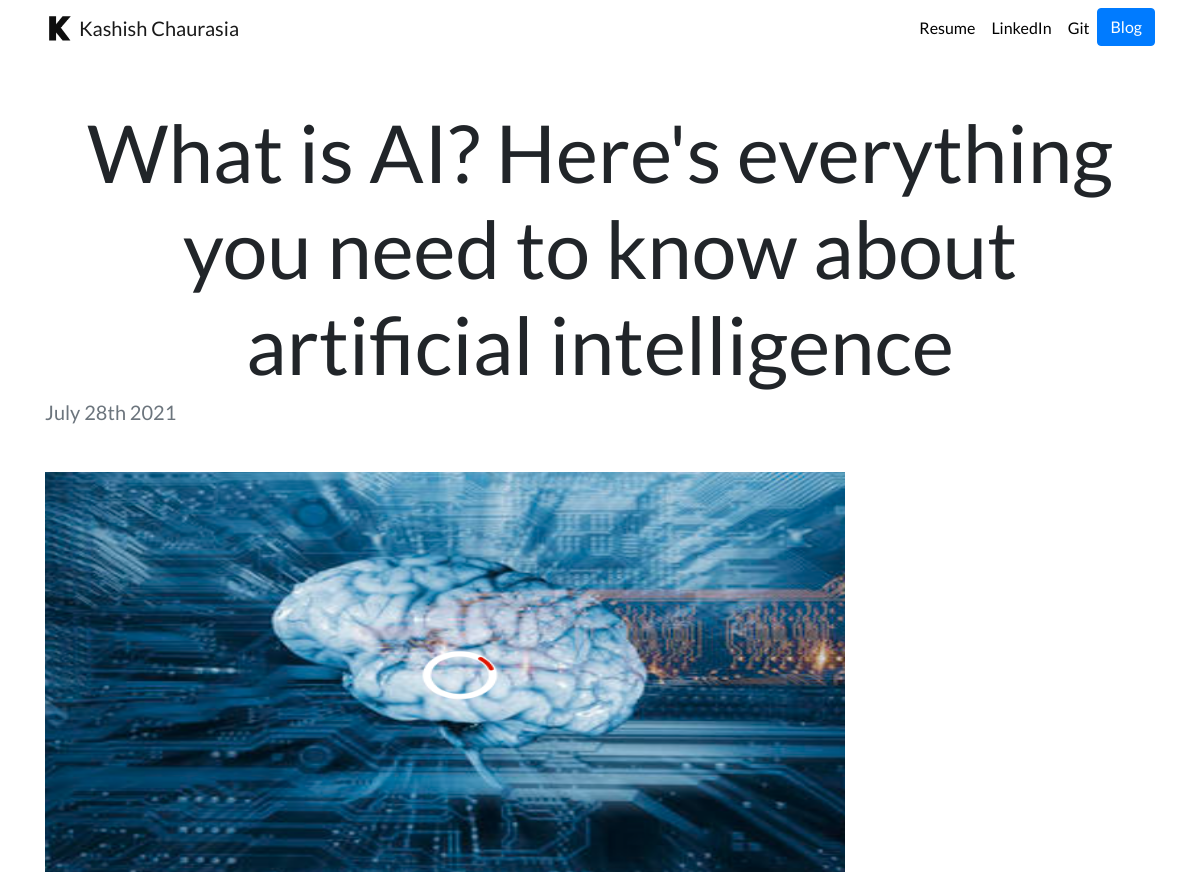
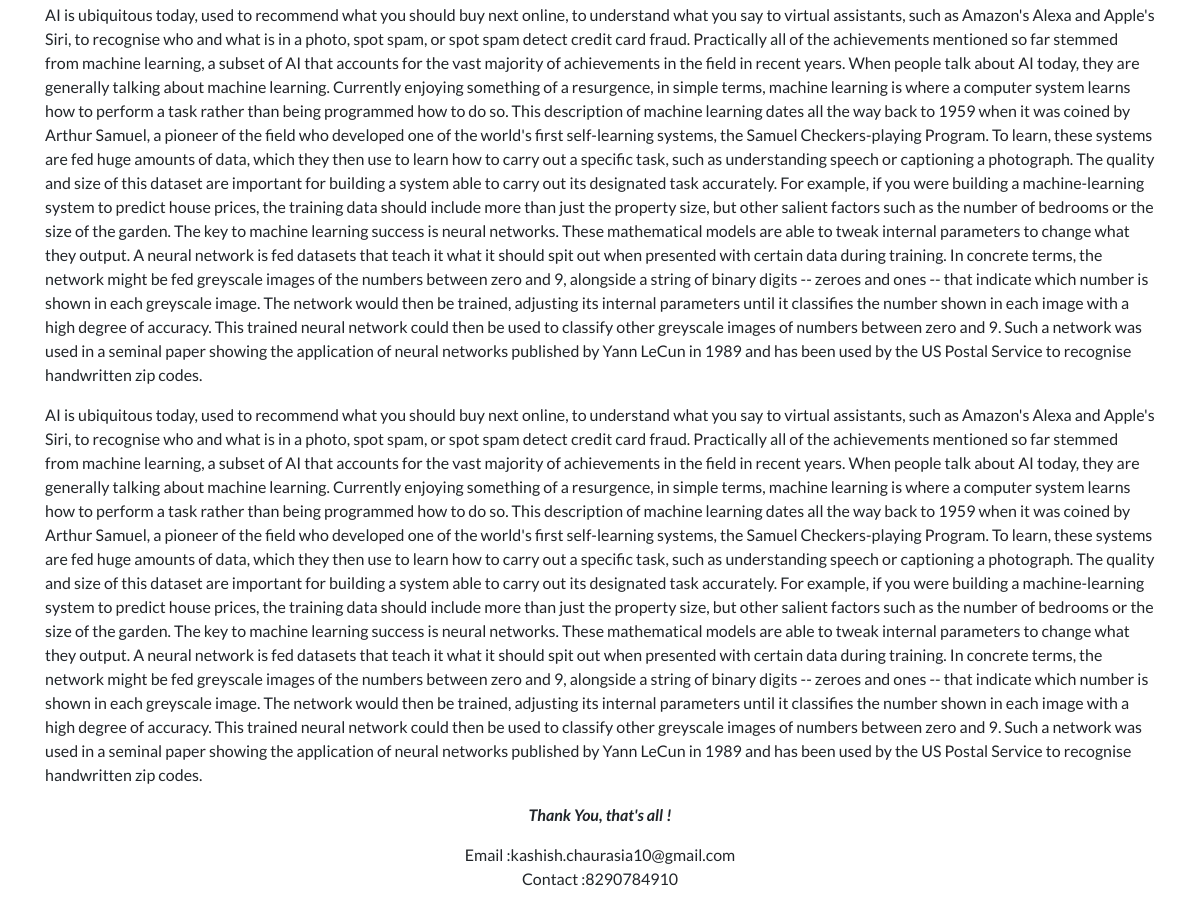
The page /blog/1 on the database its author committed (2 pictures, top to bottom).
### blog/models.py (models this page shows, shortened)
class Blog(models.Model):
    title = models.CharField(max_length=300)
    description = models.TextField()
    image = models.ImageField(upload_to='blog/images/')
    date = models.DateField()

### blog/views.py (the view)
# urls.py: path('<int:blog_id>', views.detail, name='detail'),
def detail(request, blog_id):
    blog = get_object_or_404(Blog, pk=blog_id)
    return render(request, 'blog/detail.html', {'blog': blog})

### blog/templates/blog/detail.html (shortened to what this page needs)
{% extends 'portfolio/base.html' %}
{% block content %}
<h2 class="text-center mt-5" id="blogdetailtitle">{{ blog.title }}</h2>
<h5 class="text-left text-muted mb-5">{{ blog.date|date:'F jS Y' }}</h5>
<img src = '{{ blog.image.url }}' height = 400; width = 800> <br><br>
<p>{{ blog.description }}</p>
{{ blog.description|safe }}
{% endblock %}

### portfolio/static/portfolio/custom.css (style rules this page uses)
body { font-family: 'Lato', sans-serif; }
@media (min-width: 992px) { #blogdetailtitle { font-size: 5rem; } }

### rows shown on the page
Blog: title "What is AI? Here's everything you need to know about artificial intelligence", date "July 28th 2021", image (picture), description "AI is ubiquitous today, used to recommend what you should buy next online, to understand what you say to virtual assistants, such as Amazon's Alexa and Apple's Siri, to recognise who and what is in a photo, spot spam, or spot spam detect credit card fraud. Practically all of the achievements mentioned so far stemmed from machine learning, a subset of AI that accounts for the vast majority of achievements in the field in recent years. When people talk about AI today, they are generally talking about machine learning. Currently enjoying something of a resurgence, in simple terms, machine learning is where a computer system learns how to perform a task rather than being programmed how to do…"
